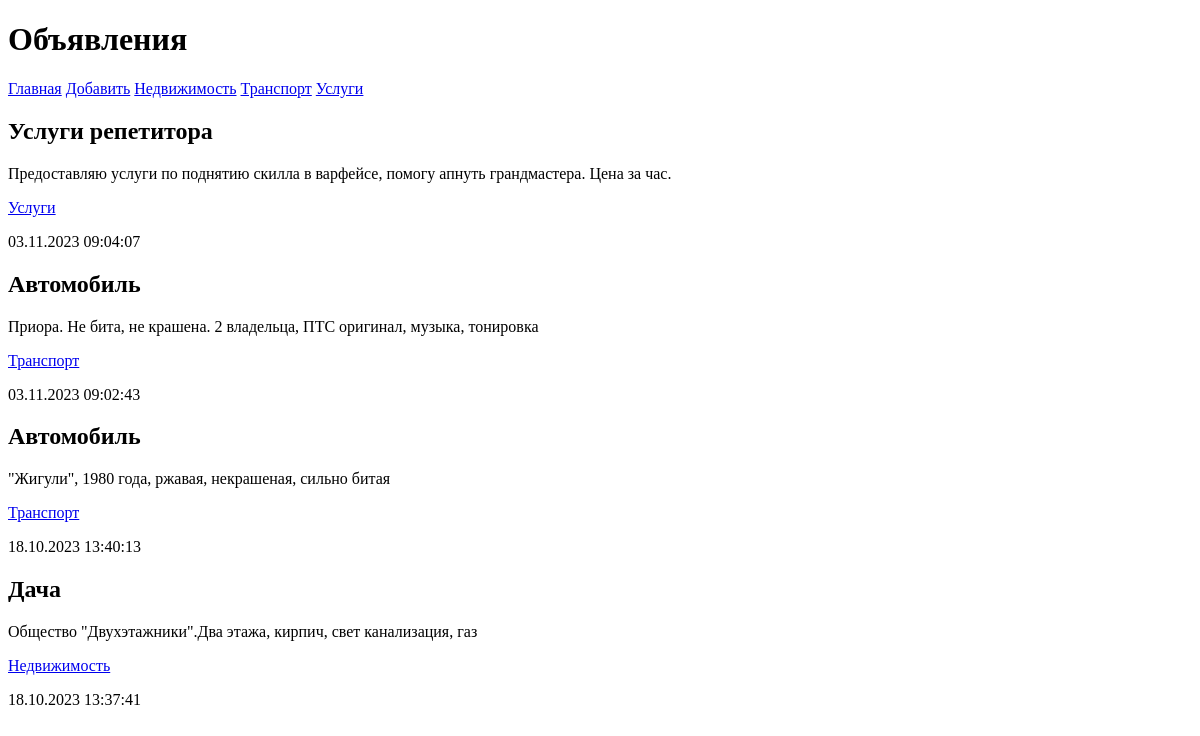
Page /bboard/ on the earlier database version.
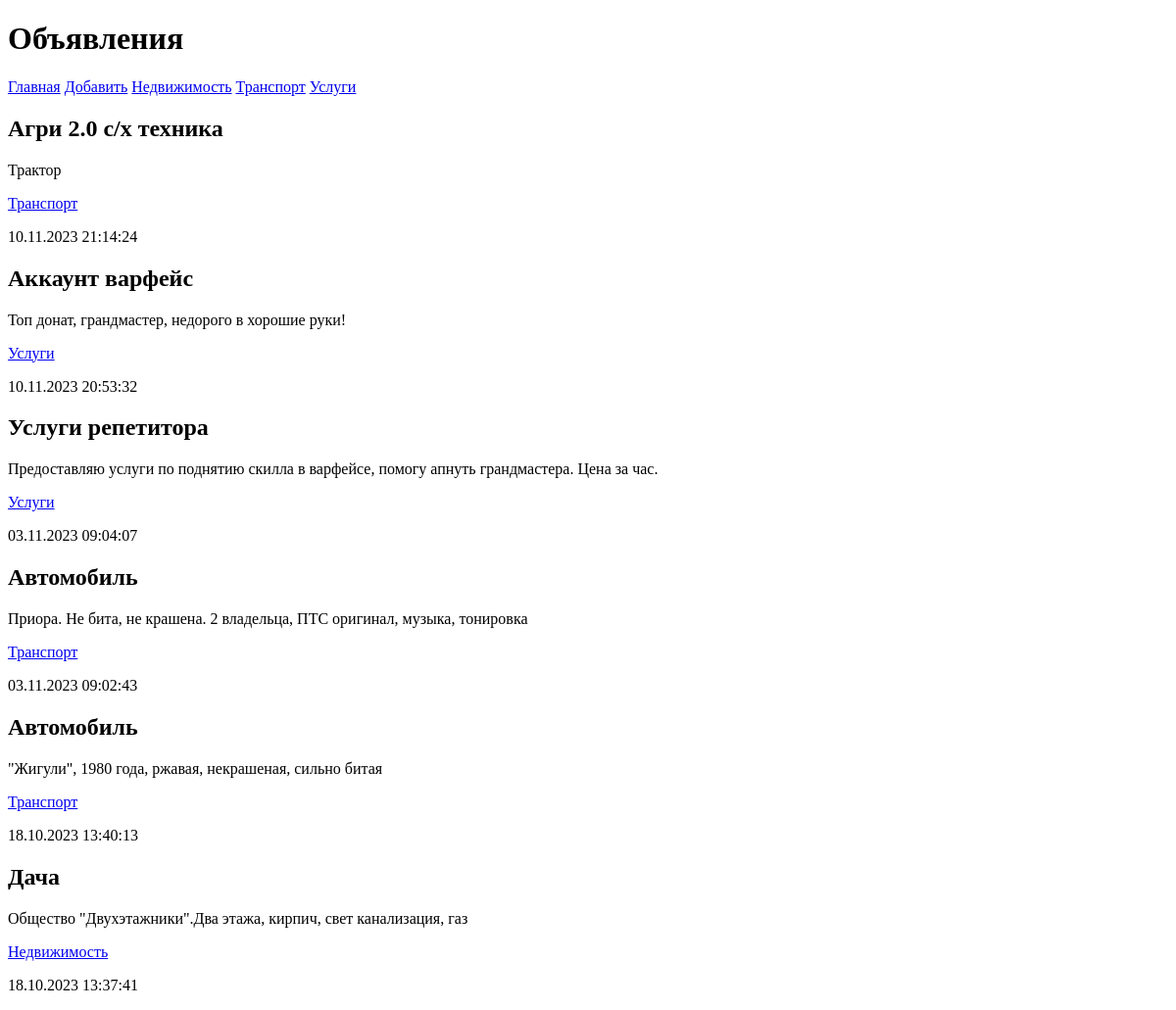
Same page on the later database version.
### bboard/models.py (models this page shows, shortened)
class Rubric(models.Model):
    name = models.CharField(max_length=20, db_index=True, verbose_name='Название')
    class Meta:
        verbose_name_plural = 'Рубрики'
        verbose_name = 'Рубрика'
        ordering = ['name']

class Bb(models.Model):
    title = models.CharField(max_length=50, verbose_name='Товар')
    content = models.TextField(verbose_name='Описание')
    price = models.FloatField(verbose_name='Цена')
    published = models.DateTimeField(auto_now_add=True, db_index=True, verbose_name='Опубликовано')
    rubric = models.ForeignKey('Rubric', null=True, on_delete=models.PROTECT, verbose_name='Рубрика')
    class Meta:
        verbose_name_plural = 'Объявления'
        verbose_name = 'Объявление'
        ordering = ['-published']

### bboard/views.py (the view)
# urls.py: path('', index, name='index'),
def index(request):
    bbs = Bb.objects.all()
    rubrics = Rubric.objects.all()
    context = {'bbs': bbs, 'rubrics': rubrics}
    return render(request, 'bboard/index.html', context)

### bboard/templates/bboard/index.html (shortened to what this page needs)
<!doctype html>
<html lang="en">
<head>
</head>
<body>
{% extends "layout/basic.html" %}
{% block content %}
{% for bb in bbs %}
<div>
    <h2>{{bb.title}}</h2>
    <p>{{bb.content}}</p>
    <p><a href="{% url 'rubric_bbs' bb.rubric.pk %}">
        {{ bb.rubric.name }}
    </a></p>
    <p>{{ bb.published|date:"d.m.Y H:i:s" }}</p>
</div>
{% endfor %}
{% endblock %}

### bboard/templates/layout/basic.html (shortened to what this page needs)
<!DOCTYPE html>
<html lang="en">
<head>
</head>
<body>
    <header>
        <h1>Объявления</h1>
    </header>
    <nav>
        <a href="{% url 'index' %}">Главная</a>
        <a href="{% url 'add' %}">Добавить</a>
        {% for rubric in rubrics %}
        <a href="{% url 'rubric_bbs' rubric.pk %}">{{ rubric.name }}</a>
        {% endfor %}
    </nav>
    <main>
        {% block content %}
        {% endblock %}
    </main>
</body>
</html>

Differences in the rows shown:
added Bb: title "Агри 2.0 с/х техника", content "Трактор", rubric.name "Транспорт", published "10.11.2023 21:14:24"
added Bb: title "Аккаунт варфейс", content "Топ донат, грандмастер, недорого в хорошие руки!", rubric.name "Услуги", published "10.11.2023 20:53:32"
